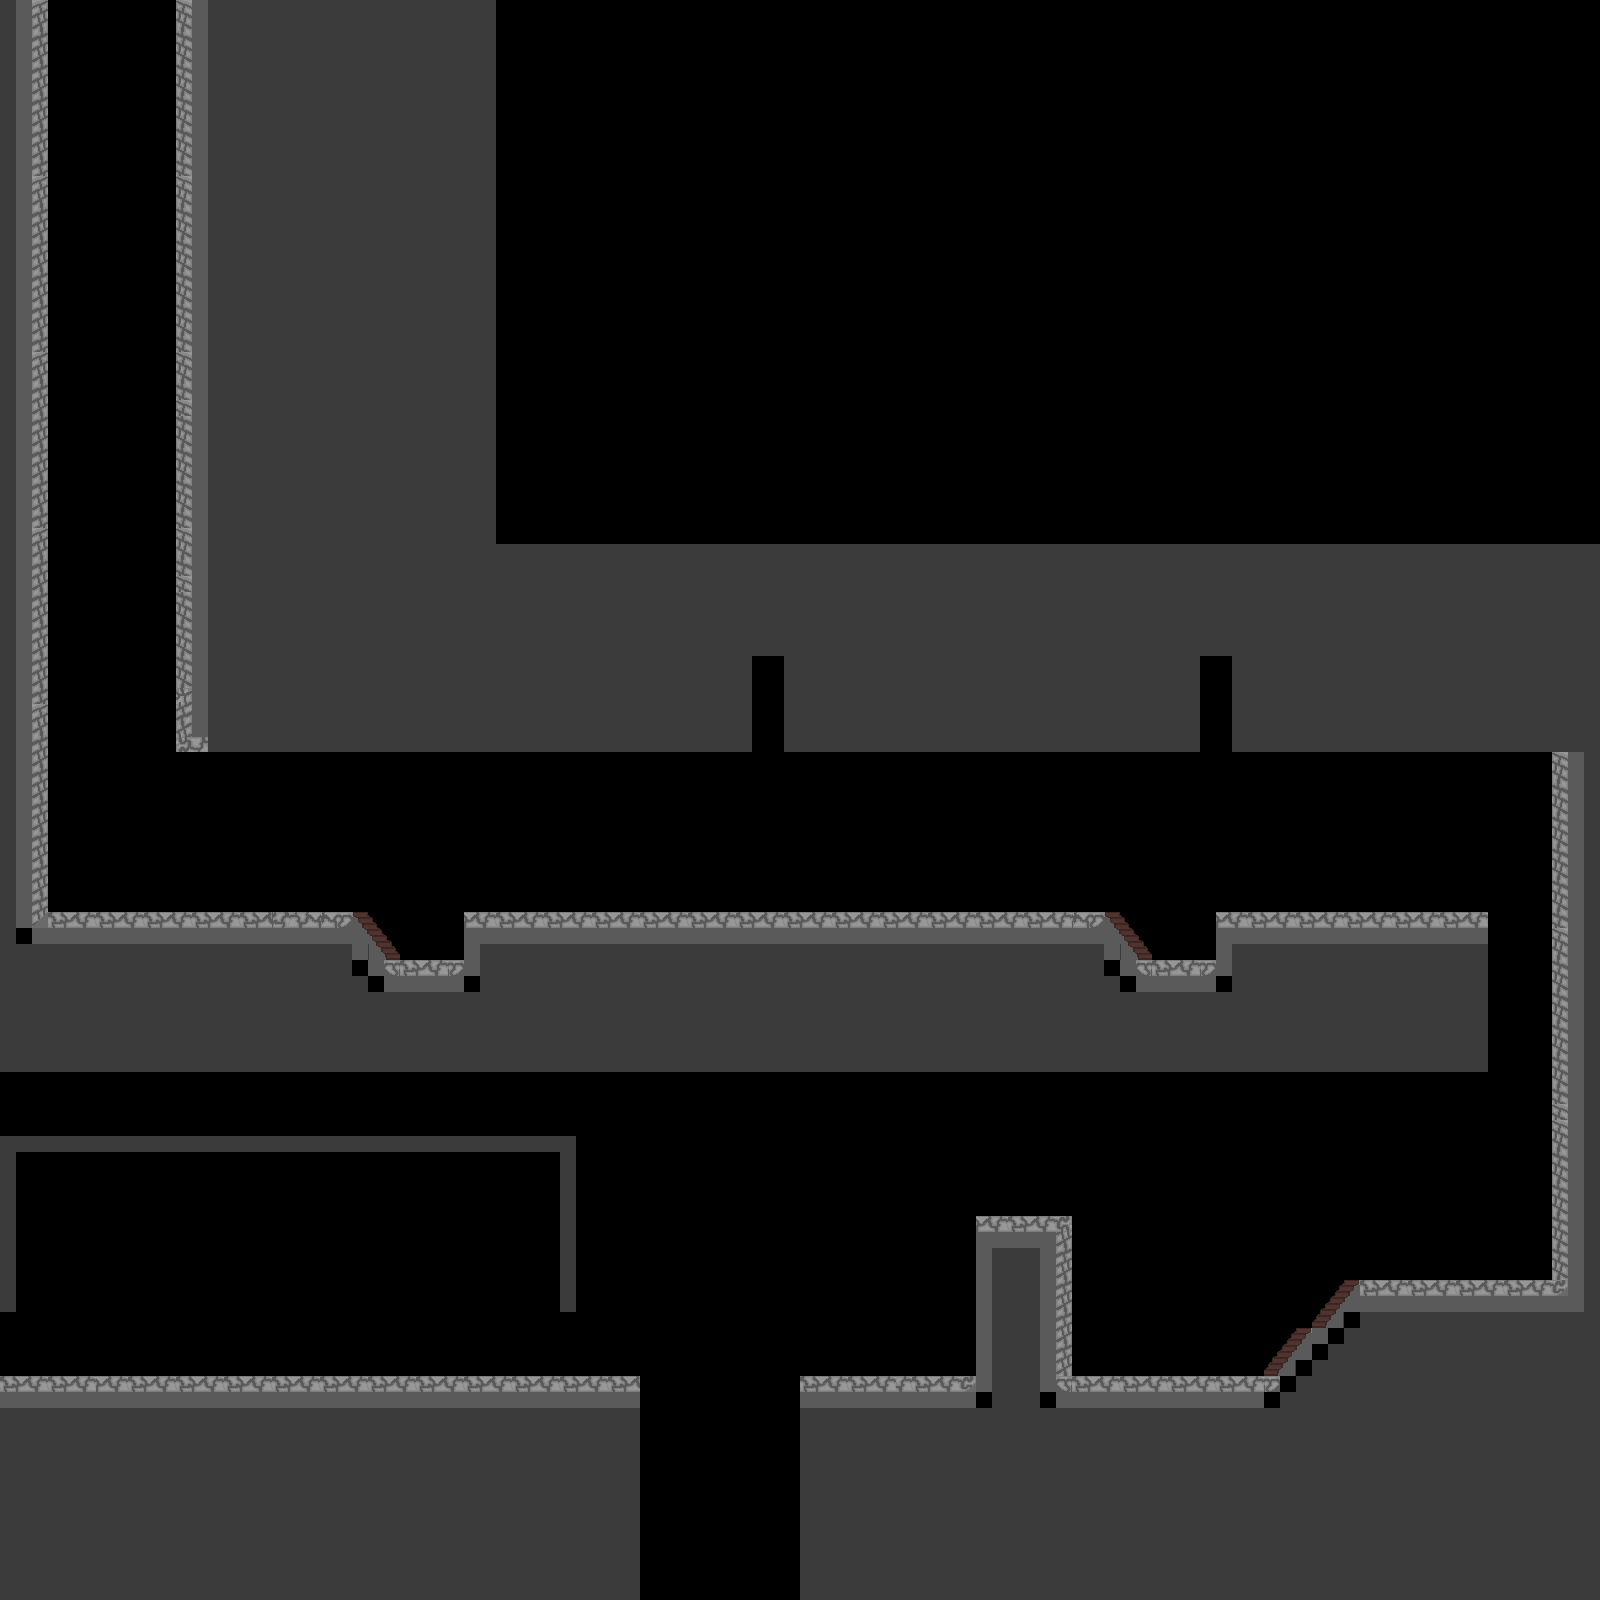

A 2D game scene composited from a Tiled map and its tileset images. What follows is a short description and the map's XML, with each tile layer's data collapsed to a summary:
An orthogonal 100x100 tile map with 16x16 px tiles, 4 tile layers (stoneWall, background, prototype, objects).

<map version="1.10" tiledversion="1.10.2" orientation="orthogonal" renderorder="right-down" width="100" height="100" tilewidth="16" tileheight="16" infinite="0" nextlayerid="14" nextobjectid="1">
 <tileset firstgid="1" source="DIG470_Tileset.tsx" />
 <layer id="12" name="stoneWall" width="100" height="100">
  <data>[10000 cells, 6347 non-empty, 1 distinct tile ids]</data>
 </layer>
 <layer id="11" name="background" width="100" height="100">
  <data>[10000 cells, 140 non-empty, 3 distinct tile ids]</data>
 </layer>
 <layer id="1" name="prototype" width="100" height="100">
  <data>[10000 cells, 5107 non-empty, 197 distinct tile ids]</data>
 </layer>
 <layer id="13" name="objects" width="100" height="100">
  <data>[10000 cells, 1 non-empty, 1 distinct tile ids]</data>
 </layer>
</map>